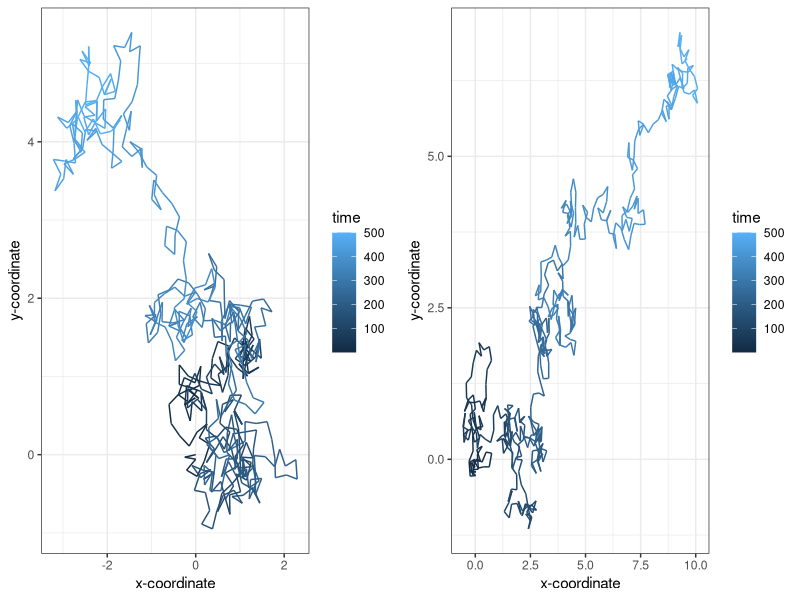
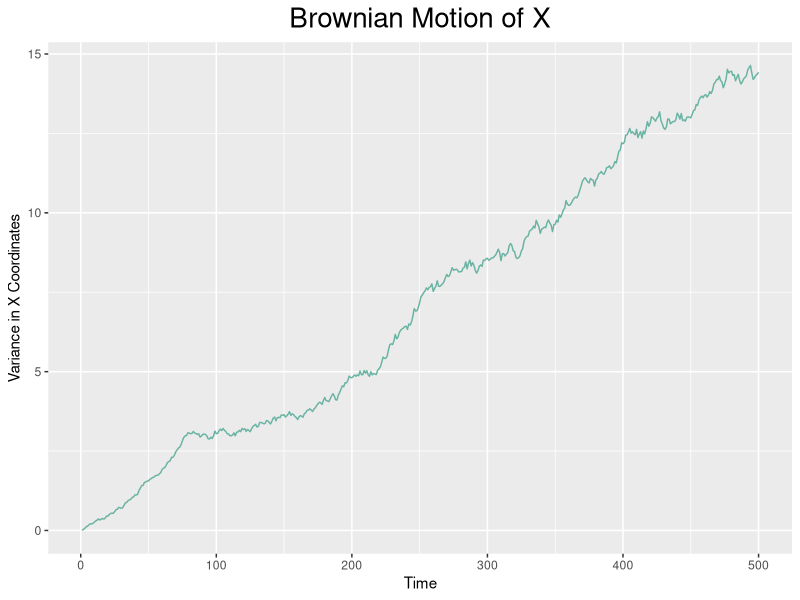
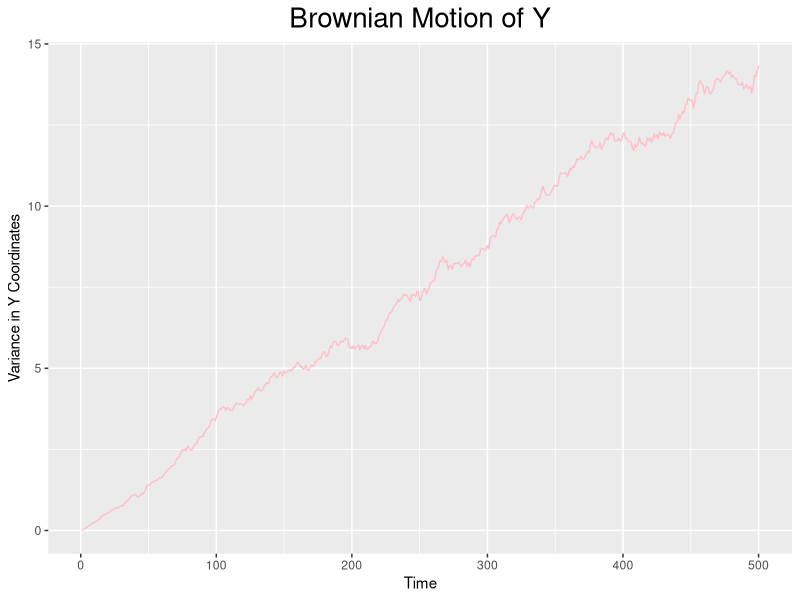
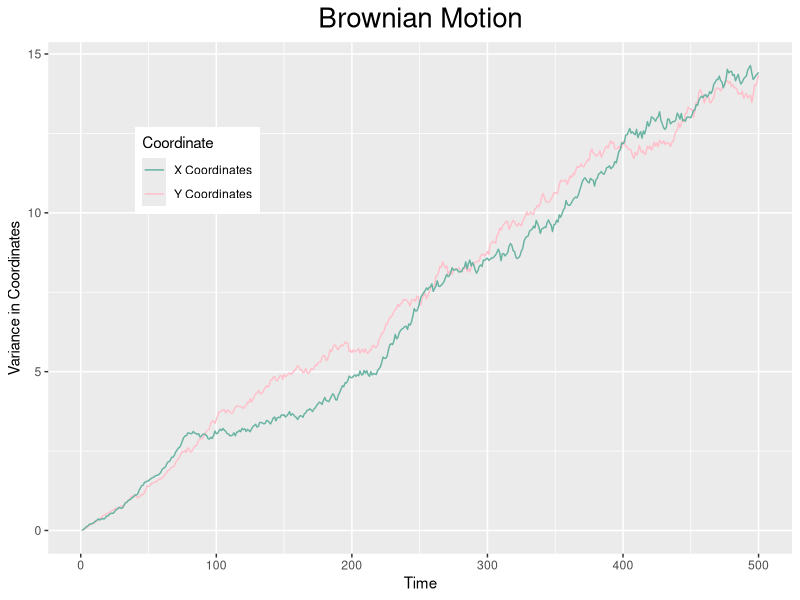

The R source for these figures, in order:
#install.packages("ggplot2")
#install.packages("gridExtra")

library(ggplot2)
library(gridExtra)

random_walk  <- function (n_steps) {
  df <- data.frame(x = rep(NA, n_steps), y = rep(NA, n_steps), time = 1:n_steps)
  df[1,] <- c(0,0,1)
  for (i in 2:n_steps) {
    h <- 0.25
    angle <- runif(1, min = 0, max = 2*pi)
    df[i,1] <- df[i-1,1] + cos(angle)*h
    df[i,2] <- df[i-1,2] + sin(angle)*h
    df[i,3] <- i
    }
  return(df)
}

data1 <- random_walk(500)

plot1 <- ggplot(aes(x = x, y = y), data = data1) +
  geom_path(aes(colour = time)) +
  theme_bw() +
  xlab("x-coordinate") +
  ylab("y-coordinate")

data2 <- random_walk(500)

plot2 <- ggplot(aes(x = x, y = y), data = data2) +
  geom_path(aes(colour = time)) +
  theme_bw() +
  xlab("x-coordinate") +
  ylab("y-coordinate")

grid.arrange(plot1, plot2, ncol=2)

#MODELLING BROWNIAN MOTION

#Inputs
n_sims <- 100
steps <- 500


#Brownian Motion of the x coordinates:

random_walk_xcoords <- matrix(ncol = n_sims, nrow = steps)

  for (i in 1:n_sims) {
    random_walk_xcoords[,i] <- random_walk(steps)$x  
  }
#This code generates a matrix of randomly generated x coordinates, as produced
#by the random walk function. Each new column in the matrix is a different simulation
#and each row corresponds to a step.

var_x_set_time <- matrix(apply(random_walk_xcoords,1,var)) #Calculates the variance in x coordinate at each time point.
var_x_data <- as.data.frame(var_x_set_time) #converts matrix to a data frame
colnames(var_x_data) <- "x_coord_var" 
var_x_data$time <- seq(1:steps) #adds time column to the data frame

#Plotting the Brownian motion of x coordinates
x_coord_BM <- ggplot(aes(x = time, y = x_coord_var), data = var_x_data) +
  geom_line(color="#69b3a2") +
  labs(x = "Time", y ="Variance in X Coordinates", title = "Brownian Motion of X") +
  theme(plot.title = element_text(size = 20, hjust = 0.5))
  
x_coord_BM 

#Brownian Motion of Y coordinates

#The same code as run for the x coordinates was applied to the y coordinates

random_walk_ycoords <- matrix(ncol = n_sims, nrow = steps)

for (i in 1:n_sims) {
  random_walk_ycoords[,i] <- random_walk(steps)$y  
}

var_y_set_time <- matrix(apply(random_walk_ycoords,1,var))
var_y_data <- as.data.frame(var_y_set_time)
colnames(var_y_data) <- "y_coord_var"
var_y_data$time <- seq(1:steps)

y_coord_BM <- ggplot(aes(x = time, y = y_coord_var), data = var_y_data) +
  geom_line(color="pink") +
  labs(x = "Time", y ="Variance in Y Coordinates", title = "Brownian Motion of Y") +
  theme(plot.title = element_text(size = 20, hjust = 0.5))


y_coord_BM 

#Plot showing both the brownian motion of x and Y coordinates so that can be compared.

combined_BM_Plot <- ggplot()+
  geom_line(aes(x = time, y = y_coord_var, color = "Y Coordinates"), data = var_y_data) +
  geom_line(aes(x = time, y = x_coord_var, color="X Coordinates"), data = var_x_data) +
  labs(x = "Time", y ="Variance in Coordinates", title = "Brownian Motion") +
  scale_color_manual(name='Coordinate',
                     breaks=c('X Coordinates', 'Y Coordinates'),
                     values=c('X Coordinates'='#69b3a2', 'Y Coordinates'='pink')) +
  theme(plot.title = element_text(size = 20, hjust = 0.5), legend.position = c(0.2, 0.750))

combined_BM_Plot

